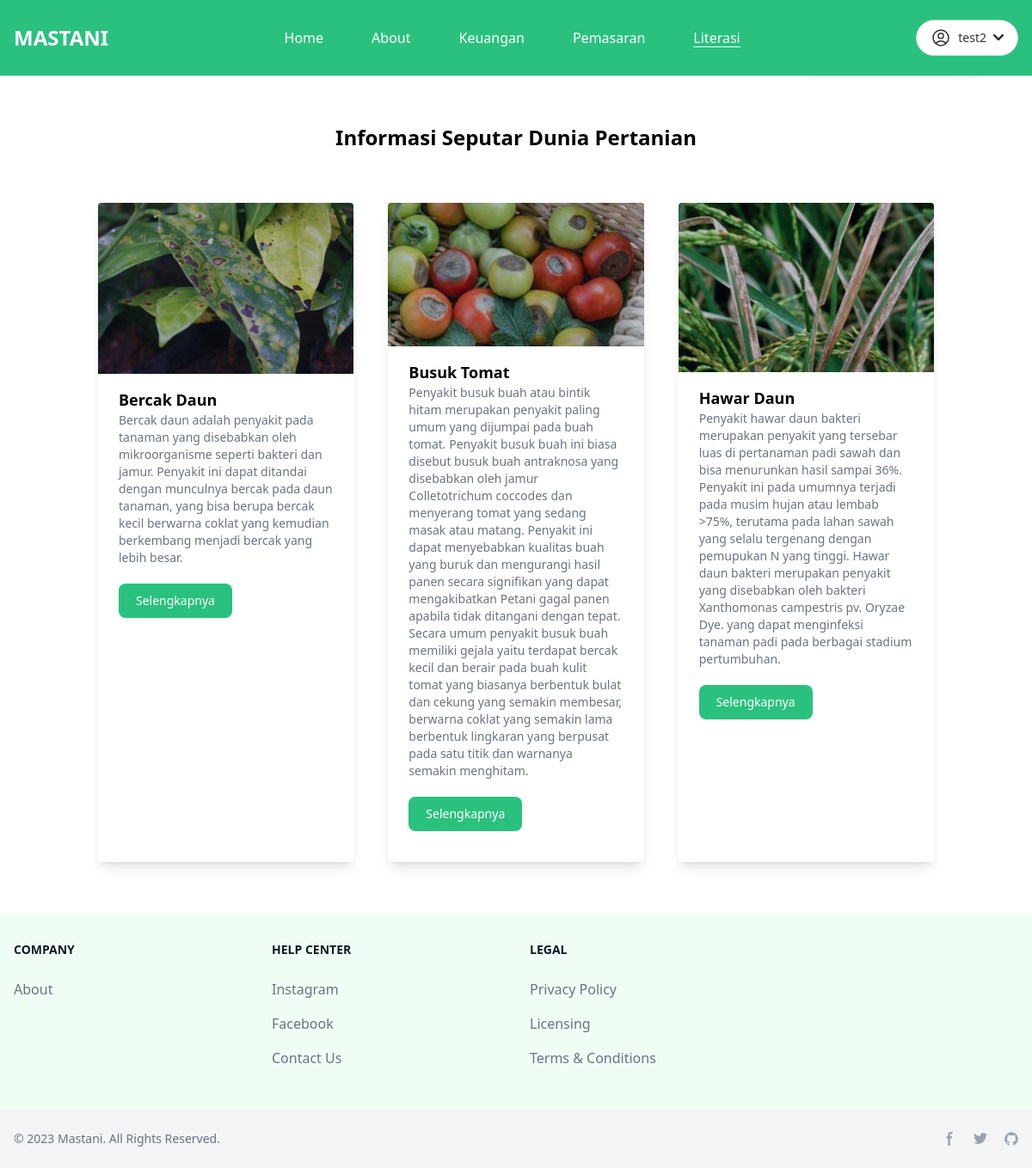
The page /literasi/ (signed in) on the database its author committed.
### auth_user/models.py (models this page shows)
class CustomUser (AbstractUser):
    ROLE_CHOICES = (
        ('buyer','pembeli'),
        ('seller','penjual'),
        ('admin','admin'),
    )
    role = models.CharField(max_length=10, choices=ROLE_CHOICES,default='buyer',verbose_name='Role')
    no_telp = models.CharField(max_length=20, default='+6285210000000')
    username = models.CharField(
        max_length=150,
        unique=True,
        validators=[
            RegexValidator(
                regex=r'^[a-zA-Z0-9\s@./+/-_]*$',  # Mengizinkan spasi dengan regex
                message='Username hanya boleh berisi huruf, angka, dan karakter khusus seperti spasi, @, ., +, -, /, _.'
            ),
        ]
    )
    objects = CustomUserManager()

### Home/models.py (models this page shows, shortened)
class literasi(models.Model):
    title = models.CharField(max_length=256)
    deskripsi = models.TextField(max_length=2000)
    author = models.CharField(max_length=100)
    created_date = models.DateField()
    link_literasi = models.CharField(max_length=256, default='default_link')
    img = models.ImageField(upload_to='img_literasi', null=True, blank=True)

### Home/views.py (the view)
# urls.py: path('literasi/', views.literasi_view, name='literasi'),
def literasi_view(request):
    data_literasi = literasi.objects.all()
    context = {
        'data_literasi':data_literasi,
        'active_page':'literasi'
    }
    return render (request, 'Home/literasi.html', context)

### Home/templates/Home/literasi.html (shortened to what this page needs)
{% extends 'base.html' %} {% load static %} {% block content %}
<div class="w-full">
  <h1 class="mx-auto text-2xl w-max font-semibold mt-16">Informasi Seputar Dunia Pertanian</h1>
</div>
<div class="w-full flex justify-center items-center">
  <div class="w-11/12 my-5">
    <div class="max-w-screen-xl mx-auto p-5 sm:p-10 md:px-16 md:pb-10">
      <div class="grid grid-cols-1 md:grid-cols-3 sm:grid-cols-2 gap-10">
        {% for item in data_literasi %}
        <div class="rounded overflow-hidden shadow-lg">
          <div class="relative">
            <a href="#">
              {% if item.img %}
              <img class="w-full" src="{{ item.img.url }}" alt="{{ item.title }}" />
              {% else %}
              <p>Gambar tidak tersedia</p>
              {% endif %}
              <div class="hover:bg-transparent transition duration-300 absolute bottom-0 top-0 right-0 left-0 bg-gray-900 opacity-25"></div>
            </a>
          </div>
          <div class="px-6 py-4">
            <a href="#" class="font-semibold text-lg inline-block hover:text-hijau-primary transition duration-500 ease-in-out">{{ item.title }}</a>
            <p class="text-gray-500 text-sm">{{ item.deskripsi }}</p>
            <a
              href="{{ item.link_literasi }}"
              class="sm:w-fit w-full px-3.5 py-2 bg-hijau-primary hover:bg-green-700 transition-all duration-700 ease-in-out rounded-lg shadow-[0px_1px_2px_0px_rgba(16,_24,_40,_0.05)] justify-center items-center flex my-5"
            >
              <span class="px-1.5 text-white text-sm font-medium leading-6">Selengkapnya</span>
            </a>
          </div>
        </div>
        {% endfor %}
      </div>
    </div>
  </div>
</div>
{% endblock %}

### templates/base.html (shortened to what this page needs)
{% load static tailwind_tags %}
<!DOCTYPE html>
<html lang="en">
  <head>
    {% load static %} {% tailwind_css %}
  </head>
  <body>
    <div class="relative h-20">
      <nav class="bg-hijau-primary border-gray-200 dark:bg-gray-900 text-white fixed z-50 top-0 w-full">
        <div class="max-w-screen-xl flex flex-wrap items-center justify-between mx-auto p-4">
          <a href="{% url 'home' %}" class="flex items-center space-x-3 rtl:space-x-reverse">
            <span class="self-center text-2xl font-semibold whitespace-nowrap dark:text-white">MASTANI</span>
          </a>
          <div class="flex items-center md:order-2 space-x-3 md:space-x-0 rtl:space-x-reverse">
            {% if user.role == 'buyer' %}
            <button type="button" id="dropdownToggle" class="px-2 py-2 flex items-center rounded-full text-[#333] text-sm border border-gray-300 outline-none bg-white hover:bg-gray-100">
              {{ user.username }}
            </button>
            {% elif user.role == 'seller' %}
            <div class=""></div>
            {% endif %}
          </div>
          <div class="items-center justify-between hidden w-full md:flex md:w-auto md:order-1 p-3 my-1" id="navbar-user">
            <ul class="flex flex-col font-medium p-4 md:p-0 mt-4 border rounded-lg md:space-x-8 rtl:space-x-reverse md:flex-row md:mt-0 md:border-0 dark:bg-gray-800 md:dark:bg-gray-900 dark:border-gray-700 gap-x-6">
              <li>
                <a
                  href="{% url 'home' %}"
                  class="block py-2 px-3 text-white rounded md:bg-transparent md:p-0 md:dark:text-blue-500 {% if active_page == 'home' %}underline underline-offset-4{% endif %} md:hover:text-gray-200"
                  aria-current="page"
                  >Home</a
                >
              </li>
              <li>
                <a
                  href="{% url 'about' %}"
                  class="block py-2 px-3 rounded hover:bg-gray-100 md:hover:bg-transparent md:hover:text-gray-200 md:p-0 dark:text-white md:dark:hover:text-blue-500 dark:hover:bg-gray-700 dark:hover:text-white md:dark:hover:bg-transparent dark:border-gray-700 underline-offset-4 {% if active_page == 'about' %}underline underline-offset-4{% endif %}"
                  >About</a
                >
              </li>
              <li>
                <a
                  href="{% url 'keuangan_view' %}"
                  class="block py-2 px-3 rounded hover:bg-gray-100 md:hover:bg-transparent md:hover:text-gray-200 md:p-0 dark:text-white md:dark:hover:text-blue-500 dark:hover:bg-gray-700 dark:hover:text-white md:dark:hover:bg-transparent dark:border-gray-700 underline-offset-4 {% if active_page == 'keuangan' %}underline underline-offset-4{% endif %}"
                  >Keuangan</a
                >
              </li>
              <li>
                <a
                  href="{% url 'pemasaran' %}"
                  class="block py-2 px-3 rounded hover:bg-gray-100 md:hover:bg-transparent md:hover:text-gray-200 md:p-0 dark:text-white md:dark:hover:text-blue-500 dark:hover:bg-gray-700 dark:hover:text-white md:dark:hover:bg-transparent dark:border-gray-700 underline-offset-4 {% if active_page == 'pemasaran' %}underline underline-offset-4{% endif %}"
                  >Pemasaran</a
                >
              </li>
              <li>
                <a
                  href="{% url 'literasi' %}"
                  class="block py-2 px-3 rounded hover:bg-gray-100 md:hover:bg-transparent md:hover:text-gray-200 md:p-0 dark:text-white md:dark:hover:text-blue-500 dark:hover:bg-gray-700 dark:hover:text-white md:dark:hover:bg-transparent dark:border-gray-700 underline-offset-4 {% if active_page == 'literasi' %}underline underline-offset-4{% endif %}"
                  >Literasi</a
                >
              </li>
            </ul>
          </div>
        </div>
      </nav>
    </div>
    <ul id="dropdownMenu" class="fixed md:right-[60px] md:w-1/6 w-1/3 right-14 md:top-[85px] top-[72px] bg-gray-50 shadow-md transform -translate-y-full transition-all duration-300 ease-out z-30 py-2 rounded-lg max-h-96">
      <li class="py-2.5 px-5 flex items-center hover:bg-gray-100 text-[#333] text-sm cursor-pointer my-2.5">
        <a href="{% url 'profile_view' %}" class="w-full flex items-center">
        </a>
      </li>
      <li class="py-2.5 px-5 flex items-center hover:bg-gray-100 text-[#333] text-sm cursor-pointer">
        <form action="{% url 'logout' %}" method="post">
          <button type="submit" class="flex items-center">
          </button>
        </form>
      </li>
    </ul>
    <div id="mobileSidebar" class="fixed left-0 right-0 top-14 shadow-md transform -translate-y-full transition-all duration-300 ease-out z-40 bg-hijau-primary">
      <ul class="py-4">
        <li>
          <a
            href="{% url 'pemasaran' %}"
            class="block py-2 px-5 text-white rounded md:bg-transparent md:p-0 md:dark:text-blue-500 md:hover:text-gray-200 {% if active_page == 'pemasaran' %}underline underline-offset-4{% endif %}"
            aria-current="page"
            >Pemasaran</a
          >
        </li>
        <li>
          <a
            href="{% url 'literasi' %}"
            class="block py-2 px-5 text-white rounded md:bg-transparent md:p-0 md:dark:text-blue-500 {% if active_page == 'literasi' %}underline underline-offset-4{% endif %} md:hover:text-gray-200"
            aria-current="page"
            >Literasi</a
          >
        </li>
      </ul>
    </div>
    {% block content %} {% endblock %}
    <footer class="bg-green-50 dark:bg-gray-900">
      <div class="mx-auto w-full max-w-screen-xl">
        <div class="grid grid-cols-2 gap-8 px-4 py-6 lg:py-8 md:grid-cols-4">
          <div>
            <h2 class="mb-6 text-sm font-semibold text-gray-900 uppercase dark:text-white">Company</h2>
            <ul class="text-gray-500 dark:text-gray-400 font-medium">
              <li class="mb-4">
                <a href="{% url 'about' %}" class="hover:underline{% if active_page == 'about' %}underline underline-offset-4{% endif %}" aria-current="page"
            >About</a>
              </li>
            </ul>
          </div>
          <div>
            <h2 class="mb-6 text-sm font-semibold text-gray-900 uppercase dark:text-white">Help center</h2>
            <ul class="text-gray-500 dark:text-gray-400 font-medium">
              <li class="mb-4">
                <a href="#" class="hover:underline">Instagram</a>
              </li>
              <li class="mb-4">
                <a href="#" class="hover:underline">Facebook</a>
              </li>
              <li class="mb-4">
                <a href="{% url 'contactus' %}" class="hover:underline{% if active_page == 'contactus' %}underline underline-offset-4{% endif %}" aria-current="page">Contact Us</a>
              </li>
            </ul>
          </div>
          <div>
            <h2 class="mb-6 text-sm font-semibold text-gray-900 uppercase dark:text-white">Legal</h2>
            <ul class="text-gray-500 dark:text-gray-400 font-medium">
              <li class="mb-4">
                <a href="{% url 'privacy_policy' %}"
                class="hover:underline{% if active_page == 'privacy_policy' %}underline underline-offset-4{% endif %}" aria-current="page"
                >Privacy Policy</a>
              </li>
              <li class="mb-4">
                <a href="#" class="hover:underline">Licensing</a>
              </li>
              <li class="mb-4">
                <a href="#" class="hover:underline">Terms &amp; Conditions</a>
              </li>
            </ul>
          </div>
        </div>
        <div class="px-4 py-6 bg-gray-100 dark:bg-gray-700 md:flex md:items-center md:justify-between">
          <span class="text-sm text-gray-500 dark:text-gray-300 sm:text-center">© 2023 <a href="/">Mastani</a>. All Rights Reserved. </span>
          <div class="flex mt-4 sm:justify-center md:mt-0 space-x-5 rtl:space-x-reverse">
            <a href="#" class="text-gray-400 hover:text-gray-900 dark:hover:text-white">
              <svg class="w-4 h-4" aria-hidden="true" xmlns="http://www.w3.org/2000/svg" fill="currentColor" viewBox="0 0 8 19">
                <path fill-rule="evenodd" d="M6.135 3H8V0H6.135a4.147 4.147 0 0 0-4.142 4.142V6H0v3h2v9.938h3V9h2.021l.592-3H5V3.591A.6.6 0 0 1 5.592 3h.543Z" clip-rule="evenodd" />
              </svg>
            </a>
            <a href="#" class="text-gray-400 hover:text-gray-900 dark:hover:text-white">
            </a>
            <a href="#" class="text-gray-400 hover:text-gray-900 dark:hover:text-white">
            </a>
          </div>
        </div>
      </div>
    </footer>
  </body>
</html>

### rows shown on the page
literasi: img (picture), title "Bercak Daun", deskripsi "Bercak daun adalah penyakit pada tanaman yang disebabkan oleh mikroorganisme seperti bakteri dan jamur. Penyakit ini dapat ditandai dengan munculnya bercak pada daun tanaman, yang bisa berupa bercak kecil berwarna coklat yang kemudian berkembang menjadi bercak yang lebih besar."
literasi: img (picture), title "Busuk Tomat", deskripsi "Penyakit busuk buah atau bintik hitam merupakan penyakit paling umum yang dijumpai pada buah tomat. Penyakit busuk buah ini biasa disebut busuk buah antraknosa yang disebabkan oleh jamur Colletotrichum coccodes dan menyerang tomat yang sedang masak atau matang. Penyakit ini dapat menyebabkan kualitas buah yang buruk dan mengurangi hasil panen secara signifikan yang dapat mengakibatkan Petani gagal panen apabila tidak ditangani dengan tepat. Secara umum penyakit busuk buah memiliki gejala yaitu terdapat bercak kecil dan berair pada buah kulit tomat yang biasanya berbentuk bulat dan cekung yang semakin membesar, berwarna coklat yang semakin lama berbentuk lingkaran yang berpusat pada satu…"
literasi: img (picture), title "Hawar Daun", deskripsi "Penyakit hawar daun bakteri merupakan penyakit yang tersebar luas di pertanaman padi sawah dan bisa menurunkan hasil sampai 36%. Penyakit ini pada umumnya terjadi pada musim hujan atau lembab >75%, terutama pada lahan sawah yang selalu tergenang dengan pemupukan N yang tinggi. Hawar daun bakteri merupakan penyakit yang disebabkan oleh bakteri Xanthomonas campestris pv. Oryzae Dye. yang dapat menginfeksi tanaman padi pada berbagai stadium pertumbuhan."

### other values the page prints
{{ user.username }} "test2"
